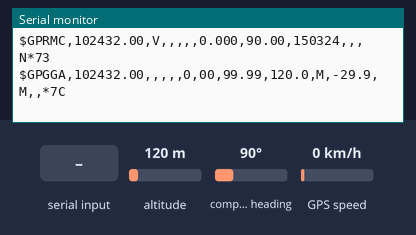
Bench run of a program on a simulated Teensy 4. On the bench: the last lines printed to the serial monitor. Inputs (shaded band) come from the test bench; at power-on: compass heading 90°, altitude 120 m, GPS speed 0 km/h. The GPS gets a fix after 3 s at 37.7749, -122.4194 with 8 satellites.

Above: at 2.7 s.
2.8 s: compass heading set to 269°
At 4.1 s:
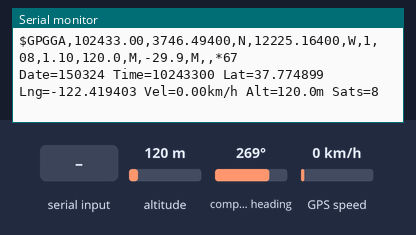
5.0 s: "1" received over the second serial link
At 5.4 s:
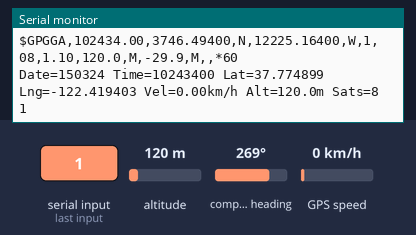
7.0 s: altitude set to 500 m
At 8.3 s:
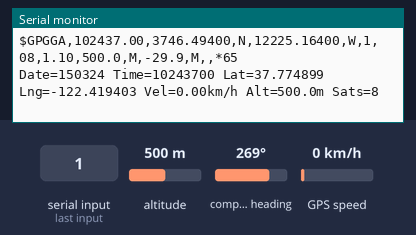
11.0 s: GPS speed set to 30 km/h
At 12.3 s:
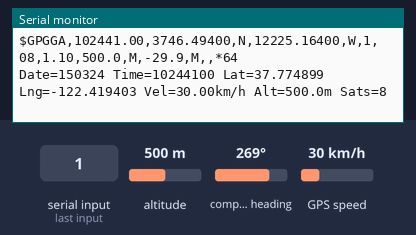
15.0 s: altitude set to 250 m
At 15.9 s:
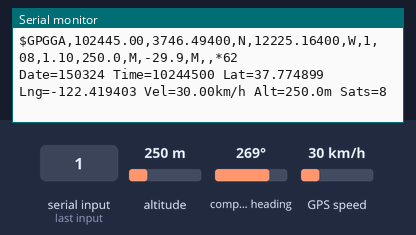
19.0 s: "0" received over the second serial link
At 19.4 s:
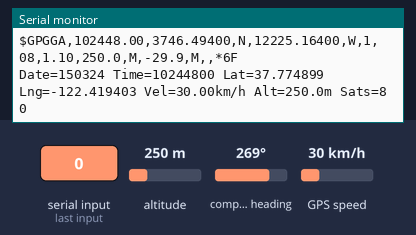
Timing chart, 0 to 22.0 s (numbered marks = the images above; inputs shaded):
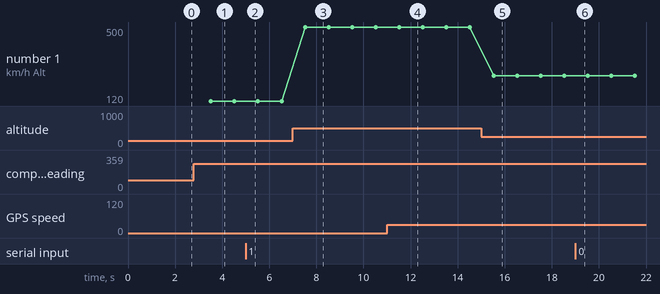

Measured:
- after the input at 2.8 s, the serial monitor: prints a new line after 0.70 s (image 1)
- after the input at 5.0 s, the serial monitor: prints a new line at once (image 2)
- after the input at 7.0 s, the serial monitor: prints a new line after 0.51 s (image 3)
- after the input at 11.0 s, the serial monitor: prints a new line after 0.51 s (image 4)
- after the input at 15.0 s, the serial monitor: prints a new line after 0.52 s (image 5)
- after the input at 19.0 s, the serial monitor: prints a new line at once (image 6)
- plotted number 1: 120 → 500 after the input at 7.0 s, 500 → 250 after the input at 15.0 s

The program:

main.cpp
```cpp
/*
 * Rui Santos
 * Complete Project Details https://randomnerdtutorials.com
 */

#include <HardwareSerial.h>
#include <TinyGPS++.h>

TinyGPSPlus gps;
HardwareSerial &gpsSerial = Serial5;

struct localization {
  long date;
  long time;
  float latitude;
  float longitude;
  float velocity;
  float altitude;
  uint8_t connected_satellites;
};

// UBX CFG-RATE: 10Hz
byte UBX_10HZ[] = {
  0xB5, 0x62, 0x06, 0x08, 0x06, 0x00,
  0x64, 0x00,
  0x01, 0x00,
  0x01, 0x00,
  0x7A, 0x12
};

// Disable GLL, GSA, GSV, VTG — keep only GGA + RMC
byte DIS_GLL[] = {0xB5,0x62,0x06,0x01,0x08,0x00,0xF0,0x01,0x00,0x00,0x00,0x00,0x00,0x00,0x00,0x2A};
byte DIS_GSA[] = {0xB5,0x62,0x06,0x01,0x08,0x00,0xF0,0x02,0x00,0x00,0x00,0x00,0x00,0x00,0x01,0x31};
byte DIS_GSV[] = {0xB5,0x62,0x06,0x01,0x08,0x00,0xF0,0x03,0x00,0x00,0x00,0x00,0x00,0x00,0x02,0x38};
byte DIS_VTG[] = {0xB5,0x62,0x06,0x01,0x08,0x00,0xF0,0x05,0x00,0x00,0x00,0x00,0x00,0x00,0x04,0x46};

void sendUBX(byte *cmd, int len, byte cls, byte id, const char* label) {
  gpsSerial.write(cmd, len);
  gpsSerial.flush();
}

localization getLocalization() {
  localization loc = {0};

  // date: DDMMYY as long
  if (gps.date.isValid()) {
    loc.date = (long)gps.date.day() * 10000
             + (long)gps.date.month() * 100
             + (long)(gps.date.year() % 100);
  }

  // time: HHMMSSmm as long
  if (gps.time.isValid()) {
    loc.time = (long)gps.time.hour() * 1000000
             + (long)gps.time.minute() * 10000
             + (long)gps.time.second() * 100
             + (long)gps.time.centisecond();
  }

  if (gps.location.isValid()) {
    loc.latitude  = gps.location.lat();
    loc.longitude = gps.location.lng();
  }

  // velocity in km/h
  if (gps.speed.isValid()) {
    loc.velocity = gps.speed.kmph();
  }

  if (gps.altitude.isValid()) {
    loc.altitude = gps.altitude.meters();
  }

  if (gps.satellites.isValid()) {
    loc.connected_satellites = gps.satellites.value();
  }

  return loc;
}

void printLocalization(const localization &loc) {
  Serial.print("Date=");       Serial.print(loc.date);
  Serial.print(" Time=");      Serial.print(loc.time);
  Serial.print(" Lat=");       Serial.print(loc.latitude, 6);
  Serial.print(" Lng=");       Serial.print(loc.longitude, 6);
  Serial.print(" Vel=");       Serial.print(loc.velocity, 2);
  Serial.print("km/h Alt=");   Serial.print(loc.altitude, 1);
  Serial.print("m Sats=");     Serial.println(loc.connected_satellites);
}

void setup() {
  Serial.begin(115200);
  delay(1000);
  Serial.println("=== GPS Init ===");

  gpsSerial.begin(9600);
  delay(500);

  // Serial.println("Disabling unused NMEA sentences...");
  // sendUBX(DIS_GLL, sizeof(DIS_GLL), 0x06, 0x01, "  GLL off");
  // sendUBX(DIS_GSA, sizeof(DIS_GSA), 0x06, 0x01, "  GSA off");
  // sendUBX(DIS_GSV, sizeof(DIS_GSV), 0x06, 0x01, "  GSV off");
  // sendUBX(DIS_VTG, sizeof(DIS_VTG), 0x06, 0x01, "  VTG off");

  // Serial.println("Setting 10Hz...");
  // sendUBX(UBX_10HZ, sizeof(UBX_10HZ), 0x06, 0x08, "  10Hz");

  // Serial.println("=== Ready ===");
}

void loop() {
    byte gpsData;
  while (gpsSerial.available() > 0) {
    gpsData = gpsSerial.read();
    gps.encode(gpsData);
    Serial.write(gpsData);
  }

  // Only print when a full new location fix arrives
  if (gps.location.isUpdated()) {
    localization loc = getLocalization();
    printLocalization(loc);
  }
}
```
